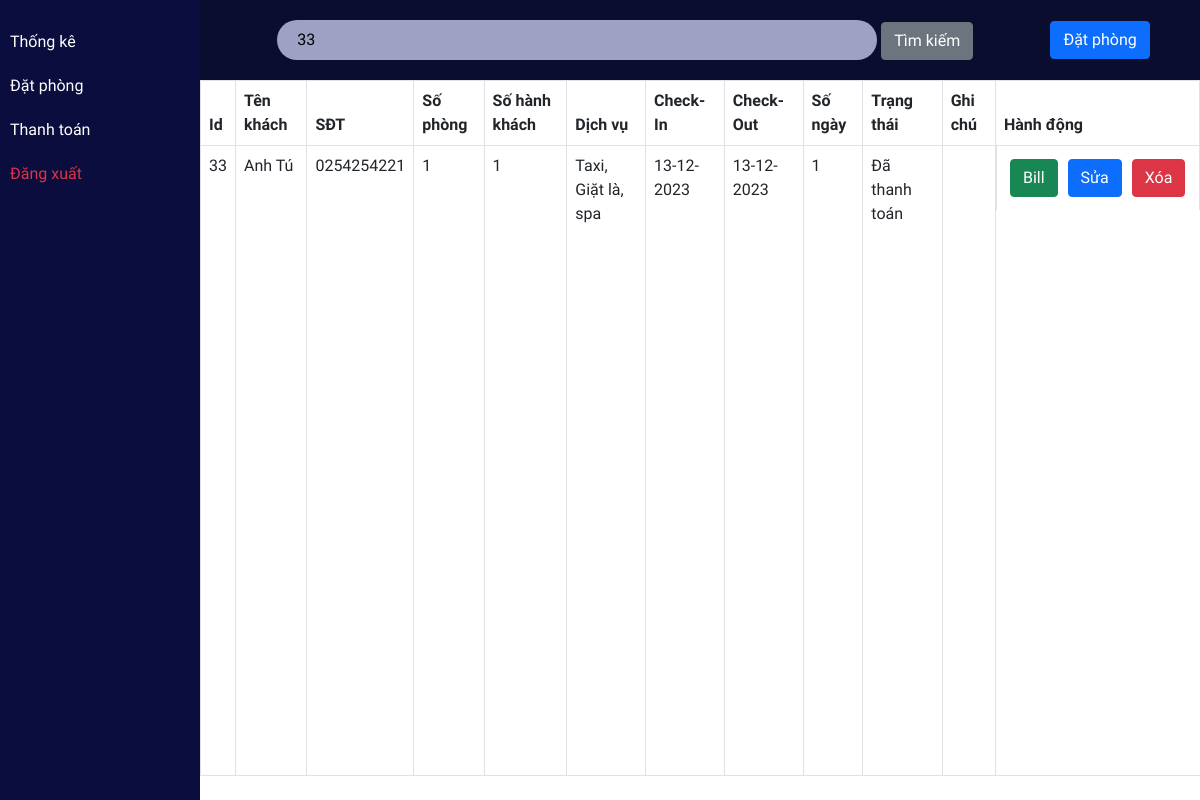
/views/reservation.php?keyword=33 (signed in), run on the app's committed database.
### tables this page shows
CREATE TABLE `reservation` (
  `id` int(11) NOT NULL AUTO_INCREMENT,
  `name` varchar(50) NOT NULL,
  `address` varchar(500) NOT NULL,
  `phone` varchar(15) NOT NULL,
  `email` varchar(50) NOT NULL,
  `no_room` int(5) NOT NULL,
  `no_guess` int(5) NOT NULL,
  `check_in` date NOT NULL,
  `check_out` date NOT NULL,
  `no_day` int(5) NOT NULL,
  `status` tinyint(1) NOT NULL,
  `note` varchar(500) DEFAULT NULL,
  `created_at` timestamp NULL DEFAULT CURRENT_TIMESTAMP,
  PRIMARY KEY (`id`)
);

### controllers/reservationController.php (called while the page is built, shortened)
<?php
include '../models/reservation.php';
class reservationController {
    public function findReservation($keyword) {
        $reservationModel = new reservation();
        $reservations = $reservationModel->findReservation($keyword);
        return $reservations;
    }
}
?>

### models/reservation.php (called while the page is built, shortened)
<?php
class reservation {
    public static function findReservation($keyword){
        global $conn;
        $roombooktablesql = "SELECT reservation.*, GROUP_CONCAT(service.name SEPARATOR ', ') AS listservice
    FROM reservation
    -- JOIN user ON reservation.user_id = user.id
    -- JOIN room_type ON reservation.room_type = room_type.id
    LEFT JOIN chosen_service ON reservation.id = chosen_service.reservation_id
    LEFT JOIN service ON chosen_service.service_id = service.id
    -- TODO: not only name
    WHERE reservation.id LIKE '%$keyword%' OR reservation.name LIKE '%$keyword%' OR reservation.phone LIKE '%$keyword%'
    GROUP BY reservation.id ORDER BY reservation.id DESC";
        $roombookresult = mysqli_query($conn, $roombooktablesql);
        return $roombookresult;
    }
}
?>

### views/reservation.php (the view, shortened to what this page needs)
<?php include 'header.php'; ?>
<?php
include '../controllers/reservationController.php';
$controller = new reservationController();
$keyword = isset($_REQUEST["keyword"]) ? $_REQUEST["keyword"] : "";
if (isset($_GET['keyword'])){
    $result = $controller->findReservation($keyword);
}
else {
    $result = $controller->getAllReservation();
}
?>
<?php include('sidebar.php')?>
  <div class="main-content">
  <div class="searchsection">
    <form action="" method="GET" class="w-75">
        <center>
            <input type="text" name="keyword" id="search_bar" placeholder="Nhập từ khóa tìm kiếm..." value="<?php echo $keyword ?>">
            <button class="btn btn-secondary" type="submit" >Tìm kiếm</button>
        </center>
    </form>
    <a href="reservation_modal_1.php" class="btn btn-primary">
        Đặt phòng
    </a>
    </div>
        <div class="room">
        <table class="table table-bordered" id="table-data">
            <thead>
                <tr>
                    <th scope="col">Id</th>
                    <th scope="col">Tên khách</th>
                    <th scope="col">SĐT</th>
                    <th scope="col">Số phòng</th>
                    <th scope="col">Số hành khách</th>
                    <th scope="col">Dịch vụ</th>
                    <th scope="col">Check-In</th>
                    <th scope="col">Check-Out</th>
                    <th scope="col">Số ngày</th>
                    <th scope="col">Trạng thái</th>
                    <th scope="col">Ghi chú</th>
                    <th scope="col" class="action">Hành động</th>
                </tr>
            </thead>
            <tbody>
                <?php
                    if ($result->num_rows > 0) {
                    foreach ($result as $res){
                ?>
                    <tr>
                        <td><?php echo $res['id'] ?></td>
                        <td><?php echo $res['name'] ?></td>
                        <td><?php echo $res['phone'] ?></td>
                        <td><?php echo $res['no_room'] ?></td>
                        <td><?php echo $res['no_guess'] ?></td>
                        <td>
                            <?php
                            if (isset($res['listservice'])) {
                                echo $res['listservice'];
                            } else {
                                echo '';
                            }
                            ?>
                        </td>
                        <td><?php echo date('d-m-Y', strtotime($res['check_in'])) ?></td>
                        <td><?php echo date('d-m-Y', strtotime($res['check_out'])) ?></td>
                        <td><?php echo $res['no_day'] ?></td>
                        <td>
                            <?php
                            if ($res['status'] == 0) echo 'Chưa thanh toán';
                            elseif ($res['status'] == 1) echo 'Đã thanh toán';
                            elseif ($res['status'] == 2) echo 'Hủy đặt phòng';
                            else echo 'Chưa rõ trạng thái';
                            ?>
                        </td>
                        <td><?php echo $res['note'] ?></td>
                        <td class="action">
                            <button class="btn btn-success" data-bs-toggle="modal" data-bs-target="#paymentModal" onclick="setReservationID(<?php echo $res['id']; ?>)">
                                Bill
                            </button>
                            <?php if(isset($_SESSION['staffRole']) && $_SESSION['staffRole']=='Admin'){ ?>
                            <a href="reservationedit.php?id=<?php echo $res['id'] ?>"><button class="btn btn-primary">Sửa</button></a>
                            <a href="reservation.php?delete=<?php echo $res['id'] ?>" onclick="return confirm('Bạn có chắc muốn xóa đơn #<?php echo $res['id']?> không?')"><button class='btn btn-danger'>Xóa</button></a>
                            <?php } ?>
                        </td>
                    </tr>
                <?php
                }
            } else {
                echo "<tr><td colspan='12' style='text-align: center;'>Không tìm thấy kết quả phù hợp.</td></tr>";
            }
                ?>
            </tbody>
        </table>
    </div>
  </div>
<?php include 'footer.php'; ?>

### css/room.css (style rules this page uses)
:root { --bg-text-shadow: 0 2px 4px rgb(13 0 77 / 8%), 0 3px 6px rgb(13 0 77 / 8%), 0 8px 16px rgb(13 0 77 / 8%); --bg-box-shadow: 0px 0px 20px 6px rgba(8, 8, 15, 0.31); }
* { margin: 0; padding: 0; font-family: Consolas, sans-serif; }
.room { display: flex; position: relative; height: 89vh; overflow-y: scroll; justify-content: space-evenly; flex-wrap: wrap; }

### css/roombook.css (style rules this page uses)
:root { --bg-text-shadow: 0 2px 4px rgb(13 0 77 / 8%), 0 3px 6px rgb(13 0 77 / 8%), 0 8px 16px rgb(13 0 77 / 8%); --bg-box-shadow: 0px 0px 20px 6px rgba(26, 30, 164, 0.31); }
body { background-color: #ffff; }
* { margin: 0; padding: 0; font-family: Consolas, sans-serif; }
.searchsection { height: 80px; width: 100%; display: flex; justify-content: space-evenly; align-items: center; background-color: #0a0d2d; position: relative; z-index: 500; }
#search_bar { height: 40px; width: 80%; border: none; background-color: rgba(195, 198, 233, 0.8); padding-left: 20px; border-radius: 30px; }
a { color: black; }
.action a { text-decoration: none; }
.action button { display: flex; flex-wrap: wrap; margin: 5px; }

### css/dashboard.css (style rules this page uses)
:root { --bg-text-shadow: 0 2px 4px rgb(13 0 77 / 8%), 0 3px 6px rgb(13 0 77 / 8%), 0 8px 16px rgb(13 0 77 / 8%); --bg-box-shadow: 0px 0px 20px 6px rgba(26, 30, 164, 0.31); }
* { margin: 0; padding: 0; font-family: Consolas, sans-serif; }
td.action { display: flex; }
.main-content { margin-left: 200px; }

### data on the page
reservation: id "33", name "Anh Tú", phone "0254254221", no_room "1", no_guess "1", listservice "Taxi, Giặt là, spa", check_in "13-12-2023", check_out "13-12-2023", no_day "1", status "Đã thanh toán"
